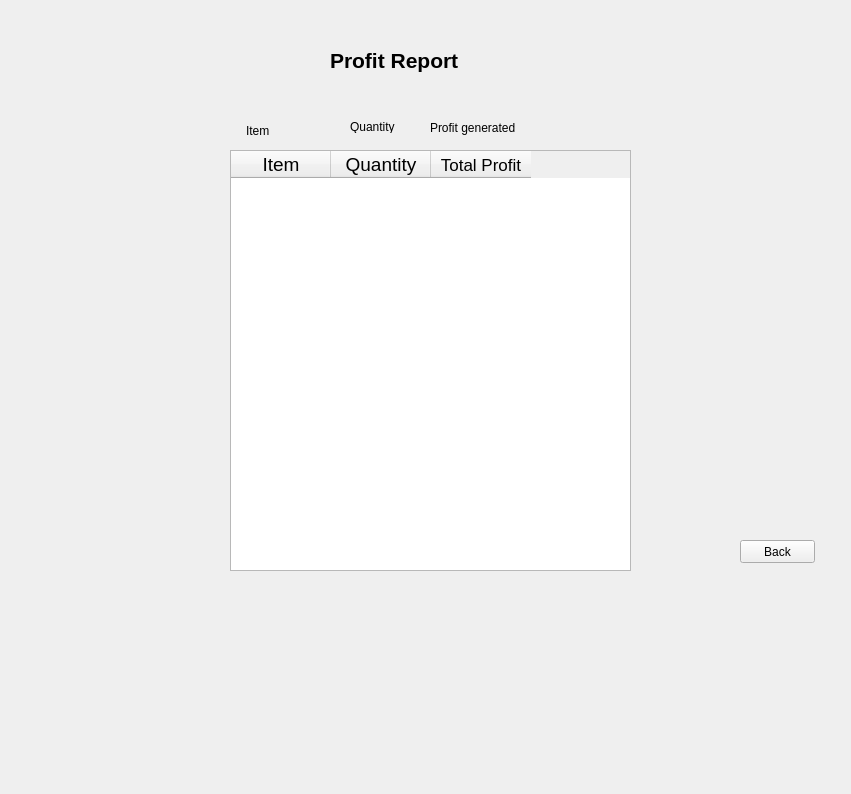
<?xml version="1.0" encoding="UTF-8"?>
<ui version="4.0">
 <class>GenerateProfitReport</class>
 <widget class="QWidget" name="GenerateProfitReport">
  <property name="geometry">
   <rect>
    <x>0</x>
    <y>0</y>
    <width>851</width>
    <height>794</height>
   </rect>
  </property>
  <property name="windowTitle">
   <string>GenerateProfitReport</string>
  </property>
  <widget class="QLabel" name="label_2">
   <property name="geometry">
    <rect>
     <x>330</x>
     <y>20</y>
     <width>261</width>
     <height>81</height>
    </rect>
   </property>
   <property name="text">
    <string>&lt;html&gt;&lt;head/&gt;&lt;body&gt;&lt;p&gt;&lt;span style=&quot; font-size:16pt; font-weight:600;&quot;&gt;Profit Report&lt;/span&gt;&lt;/p&gt;&lt;/body&gt;&lt;/html&gt;</string>
   </property>
  </widget>
  <widget class="QPushButton" name="Backbuttom">
   <property name="geometry">
    <rect>
     <x>740</x>
     <y>540</y>
     <width>75</width>
     <height>23</height>
    </rect>
   </property>
   <property name="text">
    <string>Back</string>
   </property>
  </widget>
  <widget class="QTableWidget" name="profitTable">
   <property name="geometry">
    <rect>
     <x>230</x>
     <y>150</y>
     <width>401</width>
     <height>421</height>
    </rect>
   </property>
   <column>
    <property name="text">
     <string>Item</string>
    </property>
    <property name="font">
     <font>
      <pointsize>14</pointsize>
     </font>
    </property>
   </column>
   <column>
    <property name="text">
     <string>Quantity</string>
    </property>
    <property name="font">
     <font>
      <pointsize>14</pointsize>
     </font>
    </property>
   </column>
   <column>
    <property name="text">
     <string>Total Profit</string>
    </property>
    <property name="font">
     <font>
      <pointsize>13</pointsize>
     </font>
    </property>
   </column>
  </widget>
  <widget class="QLabel" name="label">
   <property name="geometry">
    <rect>
     <x>246</x>
     <y>120</y>
     <width>71</width>
     <height>21</height>
    </rect>
   </property>
   <property name="text">
    <string>Item</string>
   </property>
  </widget>
  <widget class="QLabel" name="label_3">
   <property name="geometry">
    <rect>
     <x>350</x>
     <y>120</y>
     <width>47</width>
     <height>13</height>
    </rect>
   </property>
   <property name="text">
    <string>Quantity</string>
   </property>
  </widget>
  <widget class="QLabel" name="label_4">
   <property name="geometry">
    <rect>
     <x>430</x>
     <y>120</y>
     <width>101</width>
     <height>16</height>
    </rect>
   </property>
   <property name="text">
    <string>Profit generated</string>
   </property>
  </widget>
 </widget>
 <layoutdefault spacing="6" margin="11"/>
 <resources/>
 <connections>
  <connection>
   <sender>Backbuttom</sender>
   <signal>clicked()</signal>
   <receiver>GenerateProfitReport</receiver>
   <slot>Backbutton()</slot>
   <hints>
    <hint type="sourcelabel">
     <x>797</x>
     <y>721</y>
    </hint>
    <hint type="destinationlabel">
     <x>425</x>
     <y>396</y>
    </hint>
   </hints>
  </connection>
 </connections>
 <slots>
  <slot>Backbutton()</slot>
 </slots>
</ui>
